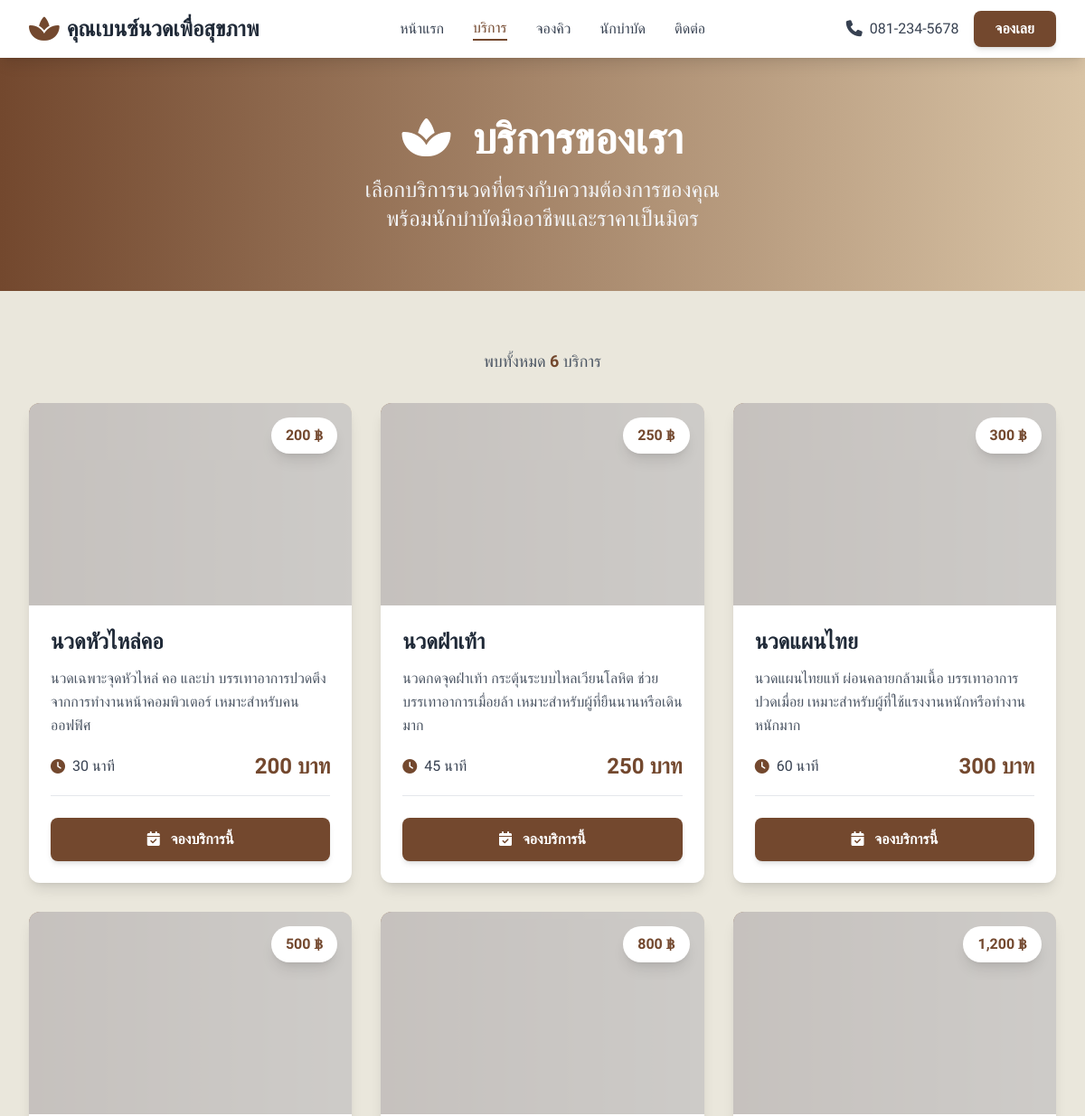
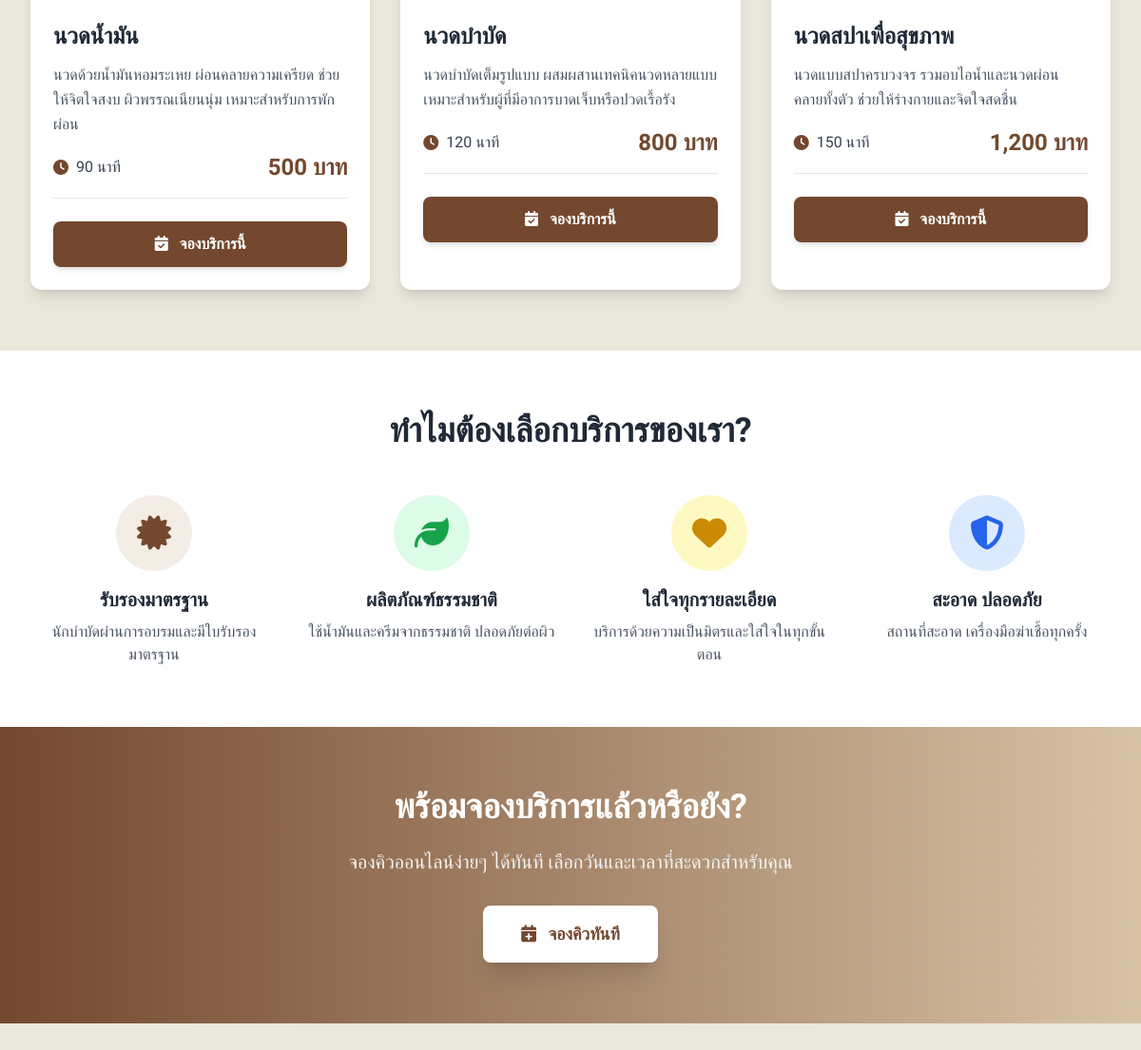
/services.php, run on the app's committed database (2 pictures, top to bottom).
### tables this page shows
CREATE TABLE IF NOT EXISTS services (
    id INT(11) NOT NULL AUTO_INCREMENT,
    name VARCHAR(255) NOT NULL COMMENT 'ชื่อบริการ',
    description TEXT DEFAULT NULL COMMENT 'รายละเอียดบริการ',
    duration INT(11) NOT NULL COMMENT 'ระยะเวลา (นาที)',
    price DECIMAL(10,2) NOT NULL COMMENT 'ราคา (บาท)',
    image_url VARCHAR(500) DEFAULT NULL COMMENT 'URL รูปภาพ',
    is_active TINYINT(1) DEFAULT 1 COMMENT 'สถานะเปิด/ปิดบริการ (1=เปิด, 0=ปิด)',
    created_at TIMESTAMP DEFAULT CURRENT_TIMESTAMP COMMENT 'วันที่สร้าง',
    updated_at TIMESTAMP DEFAULT CURRENT_TIMESTAMP ON UPDATE CURRENT_TIMESTAMP COMMENT 'วันที่แก้ไขล่าสุด',
    PRIMARY KEY (id),
    KEY idx_is_active (is_active)
);

### config/database.php (called while the page is built, shortened)
<?php
require_once dirname(__FILE__) . '/config.php';
class Database
{
    private $connection;
    private function connect()
    {
        $this->connection = mysqli_connect(
            DB_HOST,
            DB_USER,
            DB_PASS,
            DB_NAME
        );
        mysqli_set_charset($this->connection, 'utf8');
    }
    public function query($sql)
    {
        $result = mysqli_query($this->connection, $sql);
        return $result;
    }
    public function select($sql)
    {
        $result = $this->query($sql);
        $data = [];
        while ($row = mysqli_fetch_assoc($result)) {
            $data[] = $row;
        }
        return $data;
    }
}
function getDatabase()
{
    static $db = null;
    if ($db === null) {
        $db = new Database();
    }
    return $db;
}
?>

### config/config.php (called while the page is built, shortened)
<?php
function format_price($price)
{
    return number_format($price, 0, '.', ',') . ' บาท';
}
?>

### services.php (the view, shortened to what this page needs)
<?php
require_once __DIR__ . '/config/config.php';
require_once __DIR__ . '/config/database.php';
include __DIR__ . '/includes/header.php';
include __DIR__ . '/includes/navbar.php';
$db = getDatabase();
$services = $db->select("SELECT * FROM services WHERE is_active = 1 ORDER BY price ASC");
?>
<main class="min-h-screen">
    <section class="bg-gradient-to-r from-primary-600 to-secondary-500 text-white py-16">
        <div class="max-w-7xl mx-auto px-4 sm:px-6 lg:px-8">
            <div class="text-center">
                <h1 class="text-4xl md:text-5xl font-bold mb-4">
                    <i class="fas fa-spa mr-3"></i>
                    บริการของเรา
                </h1>
                <p class="text-xl md:text-2xl text-gray-100 max-w-3xl mx-auto">
                    เลือกบริการนวดที่ตรงกับความต้องการของคุณ<br>
                    พร้อมนักบำบัดมืออาชีพและราคาเป็นมิตร
                </p>
            </div>
        </div>
    </section>
    <section class="py-16" style="background-color: #EAE7DC;">
        <div class="max-w-7xl mx-auto px-4 sm:px-6 lg:px-8">
            <?php if ($services && count($services) > 0): ?>
            <div class="mb-8 text-center">
                <p class="text-lg text-gray-600">
                    พบทั้งหมด <span class="font-bold text-primary-600"><?php echo count($services); ?></span> บริการ
                </p>
            </div>
            <div class="grid grid-cols-1 md:grid-cols-2 lg:grid-cols-3 gap-8">
                <?php foreach ($services as $index => $service): ?>
                <div class="bg-white rounded-xl shadow-lg overflow-hidden hover:shadow-xl transition duration-300 transform hover:-translate-y-2"
                     data-aos="fade-up"
                     data-aos-delay="<?php echo ($index % 3) * 100; ?>">
                    <div class="relative h-56 bg-gradient-to-r from-primary-500 to-secondary-500 overflow-hidden">
                        <img src="<?php echo htmlspecialchars($service['image_url']); ?>"
                             alt="<?php echo htmlspecialchars($service['name']); ?>"
                             class="w-full h-full object-cover opacity-90 hover:scale-110 transition duration-300">
                        <div class="absolute top-4 right-4 bg-white text-primary-600 px-4 py-2 rounded-full shadow-lg font-bold">
                            <?php echo number_format($service['price'], 0); ?> ฿
                        </div>
                    </div>
                    <div class="p-6">
                        <h3 class="text-2xl font-bold text-gray-800 mb-3">
                            <?php echo htmlspecialchars($service['name']); ?>
                        </h3>
                        <p class="text-gray-600 mb-4 leading-relaxed">
                            <?php echo htmlspecialchars($service['description']); ?>
                        </p>
                        <div class="flex items-center justify-between mb-6 pb-4 border-b border-gray-200">
                            <div class="flex items-center text-gray-700">
                                <i class="fas fa-clock text-primary-600 mr-2"></i>
                                <span class="font-medium"><?php echo $service['duration']; ?> นาที</span>
                            </div>
                            <div class="text-2xl font-bold text-primary-600">
                                <?php echo format_price($service['price']); ?>
                            </div>
                        </div>
                        <a href="<?php echo BASE_URL; ?>/booking.php?service_id=<?php echo $service['id']; ?>"
                           class="block w-full bg-primary-600 hover:bg-primary-700 text-white text-center py-3 rounded-lg font-semibold transition duration-200 shadow-md hover:shadow-lg"
                           aria-label="จองบริการ <?php echo htmlspecialchars($service['name']); ?>">
                            <i class="fas fa-calendar-check mr-2"></i>
                            จองบริการนี้
                        </a>
                    </div>
                </div>
                <?php endforeach; ?>
            </div>
            <?php endif; ?>
        </div>
    </section>
    <section class="py-16 bg-white">
        <div class="max-w-7xl mx-auto px-4 sm:px-6 lg:px-8">
            <div class="text-center mb-12">
                <h2 class="text-3xl md:text-4xl font-bold text-gray-800 mb-4">
                    ทำไมต้องเลือกบริการของเรา?
                </h2>
            </div>
            <div class="grid grid-cols-1 md:grid-cols-2 lg:grid-cols-4 gap-8">
                <div class="text-center">
                    <div class="bg-primary-100 w-20 h-20 rounded-full flex items-center justify-center mb-4 mx-auto">
                        <i class="fas fa-certificate text-4xl text-primary-600"></i>
                    </div>
                    <h3 class="text-xl font-bold text-gray-800 mb-2">รับรองมาตรฐาน</h3>
                    <p class="text-gray-600">
                        นักบำบัดผ่านการอบรมและมีใบรับรองมาตรฐาน
                    </p>
                </div>
                <div class="text-center">
                    <div class="bg-green-100 w-20 h-20 rounded-full flex items-center justify-center mb-4 mx-auto">
                        <i class="fas fa-leaf text-4xl text-green-600"></i>
                    </div>
                    <h3 class="text-xl font-bold text-gray-800 mb-2">ผลิตภัณฑ์ธรรมชาติ</h3>
                    <p class="text-gray-600">
                        ใช้น้ำมันและครีมจากธรรมชาติ ปลอดภัยต่อผิว
                    </p>
                </div>
                <div class="text-center">
                    <div class="bg-yellow-100 w-20 h-20 rounded-full flex items-center justify-center mb-4 mx-auto">
                        <i class="fas fa-heart text-4xl text-yellow-600"></i>
                    </div>
                    <h3 class="text-xl font-bold text-gray-800 mb-2">ใส่ใจทุกรายละเอียด</h3>
                    <p class="text-gray-600">
                        บริการด้วยความเป็นมิตรและใส่ใจในทุกขั้นตอน
                    </p>
                </div>
                <div class="text-center">
                    <div class="bg-blue-100 w-20 h-20 rounded-full flex items-center justify-center mb-4 mx-auto">
                        <i class="fas fa-shield-alt text-4xl text-blue-600"></i>
                    </div>
                    <h3 class="text-xl font-bold text-gray-800 mb-2">สะอาด ปลอดภัย</h3>
                    <p class="text-gray-600">
                        สถานที่สะอาด เครื่องมือฆ่าเชื้อทุกครั้ง
                    </p>
                </div>
            </div>
        </div>
    </section>
    <section class="py-16 bg-gradient-to-r from-primary-600 to-secondary-500 text-white">
        <div class="max-w-7xl mx-auto px-4 sm:px-6 lg:px-8 text-center">
            <h2 class="text-3xl md:text-4xl font-bold mb-6">
                พร้อมจองบริการแล้วหรือยัง?
            </h2>
            <p class="text-xl mb-8 text-gray-100 max-w-2xl mx-auto">
                จองคิวออนไลน์ง่ายๆ ได้ทันที เลือกวันและเวลาที่สะดวกสำหรับคุณ
            </p>
            <a href="<?php echo BASE_URL; ?>/booking.php"
               class="inline-block bg-white text-primary-600 hover:bg-gray-100 px-10 py-4 rounded-lg text-lg font-bold transition duration-200 shadow-xl hover:shadow-2xl transform hover:-translate-y-1"
               aria-label="จองคิวทันที">
                <i class="fas fa-calendar-plus mr-2"></i>
                จองคิวทันที
            </a>
        </div>
    </section>
</main>
<?php
include __DIR__ . '/includes/footer.php';
?>

### includes/header.php (shortened to what this page needs)
<!DOCTYPE html>
<html lang="th">
<head>
    <link rel="stylesheet" href="<?php echo CDN_FONTAWESOME; ?>">
    <script src="<?php echo CDN_TAILWIND; ?>"></script>
    <link rel="stylesheet" href="<?php echo CSS_PATH; ?>/custom.css">
</head>
<body class="bg-cream-100" style="background-color: #EAE7DC;">

### includes/navbar.php (shortened to what this page needs)
<nav class="bg-white shadow-lg sticky top-0 z-50">
    <div class="max-w-7xl mx-auto px-4 sm:px-6 lg:px-8">
        <div class="flex justify-between items-center h-16">
            <div class="flex-shrink-0 flex items-center">
                <a href="<?php echo BASE_URL; ?>/index.php" class="flex items-center space-x-2">
                    <i class="fas fa-spa text-3xl text-primary-600"></i>
                    <span class="text-2xl font-bold text-gray-800"><?php echo SITE_NAME; ?></span>
                </a>
            </div>
            <div class="hidden md:flex items-center space-x-8">
                <a href="<?php echo BASE_URL; ?>/index.php"
                   class="text-gray-700 hover:text-primary-600 font-medium transition duration-200 <?php echo basename($_SERVER['PHP_SELF']) == 'index.php' ? 'text-primary-600 border-b-2 border-primary-600' : ''; ?>">
                    หน้าแรก
                </a>
                <a href="<?php echo BASE_URL; ?>/services.php"
                   class="text-gray-700 hover:text-primary-600 font-medium transition duration-200 <?php echo basename($_SERVER['PHP_SELF']) == 'services.php' ? 'text-primary-600 border-b-2 border-primary-600' : ''; ?>">
                    บริการ
                </a>
                <a href="<?php echo BASE_URL; ?>/booking.php"
                   class="text-gray-700 hover:text-primary-600 font-medium transition duration-200 <?php echo basename($_SERVER['PHP_SELF']) == 'booking.php' ? 'text-primary-600 border-b-2 border-primary-600' : ''; ?>">
                    จองคิว
                </a>
                <a href="<?php echo BASE_URL; ?>/therapists.php"
                   class="text-gray-700 hover:text-primary-600 font-medium transition duration-200 <?php echo basename($_SERVER['PHP_SELF']) == 'therapists.php' ? 'text-primary-600 border-b-2 border-primary-600' : ''; ?>">
                    นักบำบัด
                </a>
                <a href="<?php echo BASE_URL; ?>/contact.php"
                   class="text-gray-700 hover:text-primary-600 font-medium transition duration-200 <?php echo basename($_SERVER['PHP_SELF']) == 'contact.php' ? 'text-primary-600 border-b-2 border-primary-600' : ''; ?>">
                    ติดต่อ
                </a>
            </div>
            <div class="hidden md:flex items-center space-x-4">
                <a href="tel:<?php echo str_replace('-', '', SHOP_MOBILE); ?>"
                   class="flex items-center space-x-2 text-gray-700 hover:text-primary-600 transition duration-200"
                   aria-label="โทรติดต่อร้าน">
                    <i class="fas fa-phone text-lg"></i>
                    <span class="font-medium"><?php echo SHOP_MOBILE; ?></span>
                </a>
                <a href="<?php echo BASE_URL; ?>/booking.php"
                   class="bg-primary-600 hover:bg-primary-700 text-white px-6 py-2 rounded-lg font-semibold transition duration-200 shadow-md hover:shadow-lg"
                   aria-label="จองคิวทันที">
                    จองเลย
                </a>
            </div>
        </div>
    </div>
</nav>

### includes/footer.php (shortened to what this page needs)
</body>
</html>

### includes/header.php (style rules this page uses)
body { font-family: 'Prompt', sans-serif; }
html { scroll-behavior: smooth; }

### data on the page
services: price "200", name "นวดหัวไหล่คอ", description "นวดเฉพาะจุดหัวไหล่ คอ และบ่า บรรเทาอาการปวดตึงจากการทำงานหน้าคอมพิวเตอร์ เหมาะสำหรับคนออฟฟิศ", duration "30", price "200 บาท"
services: price "250", name "นวดฝ่าเท้า", description "นวดกดจุดฝ่าเท้า กระตุ้นระบบไหลเวียนโลหิต ช่วยบรรเทาอาการเมื่อยล้า เหมาะสำหรับผู้ที่ยืนนานหรือเดินมาก", duration "45", price "250 บาท"
services: price "300", name "นวดแผนไทย", description "นวดแผนไทยแท้ ผ่อนคลายกล้ามเนื้อ บรรเทาอาการปวดเมื่อย เหมาะสำหรับผู้ที่ใช้แรงงานหนักหรือทำงานหนักมาก", duration "60", price "300 บาท"
services: price "500", name "นวดน้ำมัน", description "นวดด้วยน้ำมันหอมระเหย ผ่อนคลายความเครียด ช่วยให้จิตใจสงบ ผิวพรรณเนียนนุ่ม เหมาะสำหรับการพักผ่อน", duration "90", price "500 บาท"
services: price "800", name "นวดบำบัด", description "นวดบำบัดเต็มรูปแบบ ผสมผสานเทคนิคนวดหลายแบบ เหมาะสำหรับผู้ที่มีอาการบาดเจ็บหรือปวดเรื้อรัง", duration "120", price "800 บาท"
services: price "1,200", name "นวดสปาเพื่อสุขภาพ", description "นวดแบบสปาครบวงจร รวมอบไอน้ำและนวดผ่อนคลายทั้งตัว ช่วยให้ร่างกายและจิตใจสดชื่น", duration "150", price "1,200 บาท"

### other printed values
SITE_NAME "คุณเบนซ์นวดเพื่อสุขภาพ"
SHOP_MOBILE "081-234-5678"
count($services) "6"
